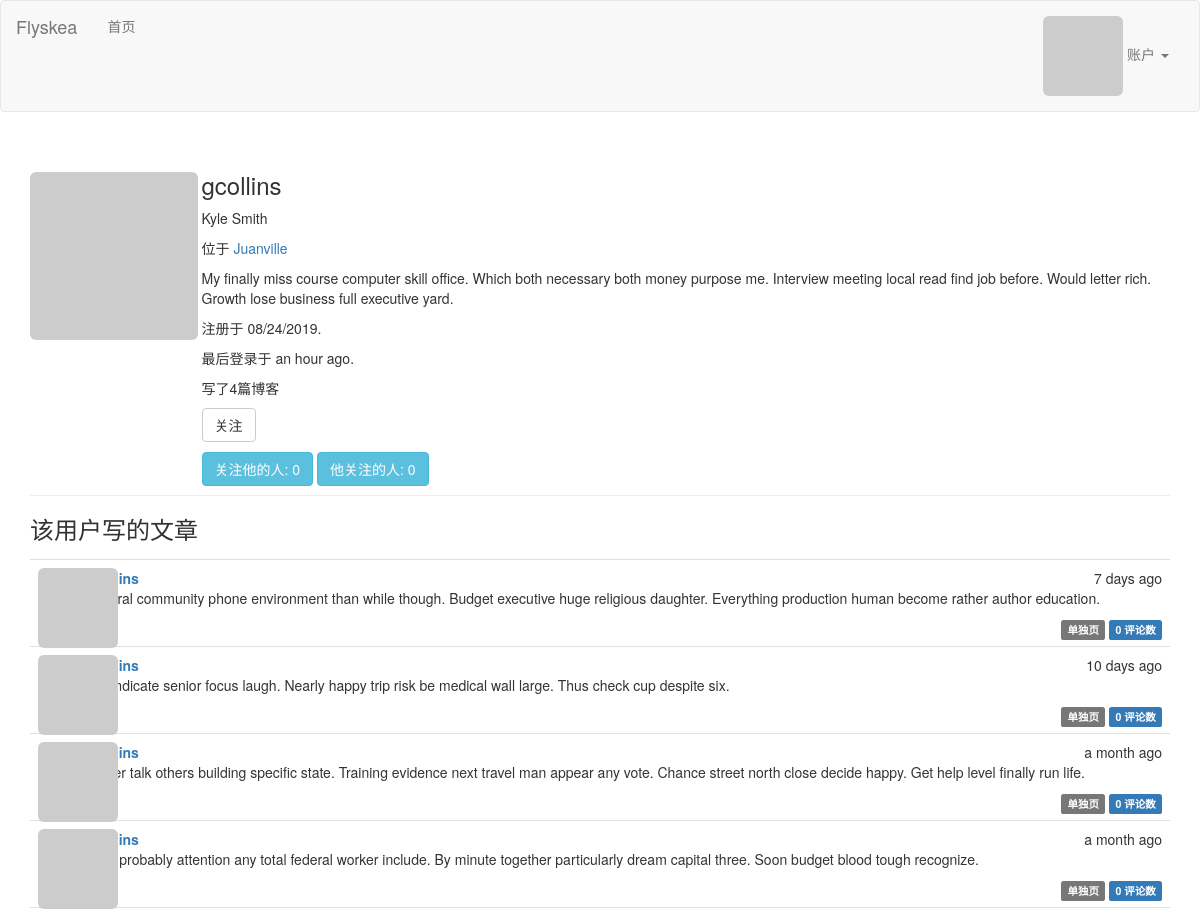
The app's page /user/gcollins (signed in) with its own data.
### app/models.py (models this page shows, shortened)
class User(db.Model,UserMixin):
    __tablename__ = 'users'
    id = db.Column(db.Integer, primary_key=True)
    email = db.Column(db.String(64), unique=True, index=True)
    username = db.Column(db.String(64), unique=True, index=True)
    role_id = db.Column(db.Integer, db.ForeignKey('roles.id'))
    password_hash = db.Column(db.String(128))
    confirmed = db.Column(db.Boolean, default=False)
    name = db.Column(db.String(64))
    location = db.Column(db.String(64))
    about_me = db.Column(db.Text())
    member_since = db.Column(db.DateTime(),default=datetime.utcnow)
    last_seen = db.Column(db.DateTime(),default=datetime.utcnow)
    avatar_hash = db.Column(db.String(32))
    posts = db.relationship('Post', backref='author', lazy='dynamic')
    comments = db.relationship('Comment', backref='author', lazy='dynamic')
    followed = db.relationship('Follow',
                            foreign_keys=[Follow.follower_id],
                            backref=db.backref('follower', lazy='joined'),
                            lazy='dynamic',
                            cascade='all, delete-orphan')
    followers = db.relationship('Follow',
                            foreign_keys=[Follow.followed_id],
                            backref=db.backref('followed', lazy='joined'),
                            lazy='dynamic',
                            cascade='all, delete-orphan')
    @property
    def password(self):
        raise AttributeError('password is not a readable attribute')
    def can(self, perm):
        return self.role is not None and self.role.has_permission(perm)
    def is_administrator(self):
        return self.can(Permission.ADMIN)
    def gravatar(self, size=100, default='identicon', rating='g'):
        if request.is_secure:
            url = 'https://secure.gravatar.com/avatar'
        else:
            url = 'http://www.gravatar.com/avatar'
        hash = self.avatar_hash or self.gravatar_hash()
        return '{url}/{hash}?s={size}&d={default}&r={rating}'.format(
            url=url, hash=hash, size=size, default=default, rating=rating)
    def is_following(self, user):
        if user.id is None:
            return False
        return self.followed.filter_by(
            followed_id=user.id).first() is not None
    def ping(self):
        self.last_seen = datetime.utcnow()
        db.session.add(self)
        db.session.commit()

class Post(db.Model):
    __tablename__ = 'posts'
    id = db.Column(db.Integer, primary_key=True)
    body = db.Column(db.Text)
    body_html = db.Column(db.Text)
    timestamp = db.Column(db.DateTime, index=True, default=datetime.utcnow)
    author_id = db.Column(db.Integer, db.ForeignKey('users.id'))
    comments = db.relationship('Comment', backref='post', lazy='dynamic')

### app/main/views.py (the view)
@main.route('/user/<username>')
@login_required
def user(username):
    user = User.query.filter_by(username=username).first()
    if user is None:
        abort(404)
    posts = user.posts.order_by(Post.timestamp.desc()).all()
    return render_template('user.html', user=user, posts=posts)

### app/auth/views.py (called while the page is built)
@auth.before_app_request
def before_request():
    if current_user.is_authenticated:
        current_user.ping()
        if not current_user.confirmed \
                and request.endpoint \
                and request.blueprint != 'auth' \
                and request.endpoint != 'static':
            return redirect(url_for('auth.unconfirmed'))

### app/main/__init__.py (called while the page is built)
@main.app_context_processor
def inject_permissions():
    return dict(Permission=Permission)

### app/main/views.py (called while the page is built)
@main.after_app_request
def after_request(response):
    for query in get_debug_queries():
        if query.duration >= current_app.config['FLASKY_SLOW_DB_QUERY_TIME']:
            current_app.logger.warning(
                'Slow query: %s\nParameters: %s\nDuration: %fs\nContext: %s\n' %
                   (query.statement, query.parameters, query.duration,
                    query.context))
    return response

### app/models.py (called while the page is built)
@login_manager.user_loader
def load_user(user_id):
    return User.query.get(int(user_id))

    def has_permission(self, perm):
        return self.permissions & perm == perm

### app/templates/user.html (shortened to what this page needs)
{% extends "base.html" %}
{% block page_content %}
<div class="page-header">
    <img class="profile-thumbnail img-responsive img-rounded" src="{{ user.gravatar() }}" alt="Responsive image">
    <div class="profile-header">
        <h3>{{ user.username }}</h3>
        {% if user.name or user.location %}
        <p>
            {% if user.name %}
            {{ user.name }}</p>
            {% endif %}
        <p>
            {% if user.location %}
            位于 <a href="https://www.amap.com/search?query={{ user.location }}">{{ user.location }}</a><br>
            {% endif %}
        </p>
        {% endif %}
        {% if user.about_me %}<p>{{ user.about_me }}</p>{% endif %}
        <p>注册于 {{ moment(user.member_since).format('L') }}.</p>
        <p>最后登录于 {{ moment(user.last_seen).fromNow() }}.</p>
        <p>写了{{ user.posts.count() }}篇博客</p>
        <p>
            {% if current_user.can(Permission.FOLLOW) and user != current_user %}
                {% if not current_user.is_following(user) %}
                    <a href="{{ url_for('.follow', username=user.username)}}" class="btn btn-default">关注</a>
                {% else %}
                    <a href="{{ url_for('.unfollow', username=user.username) }}" class="btn btn-default">取消关注</a>
                {% endif %}
            {% endif %}
        </p>
        <a href="{{ url_for('.followers', username=user.username) }}">
            <span class="btn btn-info">关注他的人: {{ user.followers.count() -1 }}</span>
        </a>
        <a href="{{ url_for('.followed', username=user.username) }}">
            <span class="btn btn-info">他关注的人: {{ user.followed.count() -1 }}</span>
        </a>
    </div>
</div>
<h3>该用户写的文章</h3>
{% include '_posts.html' %}
{% endblock %}

### app/templates/base.html (shortened to what this page needs)
{% extends "bootstrap/base.html" %}
{% block head %}
{{ super() }}
<link rel="stylesheet" type="text/css" href="{{ url_for('static', filename='styles.css') }}">
{% endblock %}
{% block navbar %}
<nav class="navbar navbar-default">
    <div class="container-fluid">
        <div class="navbar-header">
        <a class="navbar-brand" href="#">Flyskea</a>
        </div>
        <div class="collapse navbar-collapse" id="bs-example-navbar-collapse-1">
        <ul class="nav navbar-nav">
            <li><a href="{{ url_for('main.index') }}">首页</a></li>
        </ul>
        <ul class="nav navbar-nav navbar-right">
            {% if current_user.is_authenticated %}
            <li class="dropdown">
            <a href="#" class="dropdown-toggle" data-toggle="dropdown" role="button" aria-haspopup="true" aria-expanded="false">
                <img src="{{ current_user.gravatar(size=18) }}" class="img-rounded">
                账户 <span class="caret"></span></a>
                {% else %}
                <li><a href="{{ url_for('auth.login') }}">登录</a></li>
                {% endif %}
            </ul>
        </div>
    </div>
</nav>
{% endblock %}
{% block content %}
<div class="container">
    {% block page_content %}{% endblock %}
</div>
{% endblock %}

### app/templates/_posts.html (shortened to what this page needs)
<ul class="posts">
    {% for post in posts %}
    <li class="post">
        <div class="post-thumbnail">
            <a href="{{ url_for('.user', username=post.author.username) }}">
                <img class="img-rounded profile-thumbnail" src="{{ post.author.gravatar(size=40) }}">
            </a>
        </div>
        <div class="post-content">
            <div class="post-date">{{ moment(post.timestamp).fromNow() }}</div>
            <div class="post-author"><a href="{{ url_for('.user', username=post.author.username) }}">{{ post.author.username }}</a></div>
            <div class="post-body">
                {% if post.body_html %}
                    {{ post.body_html | safe }}
                {% else %}
                    {{ post.body }}
                {% endif %}
            <div class="post-footer">
                <a href="{{ url_for('.post', id=post.id) }}">
                    <span class="label label-default">单独页</span>
                </a>
                <a href="{{ url_for('.post', id=post.id) }}#comments">
                    <span class="label label-primary">{{ post.comments.count() }} 评论数</span>
                </a>
            </div>
            </div>
        </div>
    </li>
    {% endfor %}
</ul>

### app/static/styles.css (style rules this page uses)
.profile-thumbnail { position: absolute; }
.profile-header { min-height: 260px; margin-left: 12.25em; }
ul.posts { list-style-type: none; padding: 0px; margin: 16px 0px 0px 0px; border-top: 1px solid #e0e0e0; }
div.page-header img.profile-thumbnail { height: 12em; width: 100%； }
ul.posts li.post { padding: 8px; border-bottom: 1px solid #e0e0e0; }
div.post-date { float: right; }
div.post-author { font-weight: bold; }
div.post-thumbnail { position: absolute; }
div.post-content { margin-left: 48px; min-height: 48px; }
div.post-footer { text-align: right; }

### records on screen
User: username "gcollins", name "Kyle Smith", location "Juanville", about_me "My finally miss course computer skill office. Which both necessary both money purpose me. Interview meeting local read find job before. Would letter rich. Growth lose business full executive yard.", member_since "08/24/2019", last_seen "an hour ago"
Post: timestamp "7 days ago", body_html "Several community phone environment than while though. Budget executive huge religious daughter. Everything production human become rather author education.", comments.count "0"
Post: timestamp "10 days ago", body_html "Per indicate senior focus laugh. Nearly happy trip risk be medical wall large. Thus check cup despite six.", comments.count "0"
Post: timestamp "a month ago", body_html "Father talk others building specific state. Training evidence next travel man appear any vote. Chance street north close decide happy. Get help level finally run life.", comments.count "0"
Post: timestamp "a month ago", body_html "Take probably attention any total federal worker include. By minute together particularly dream capital three. Soon budget blood tough recognize.", comments.count "0"

### other values on screen
{{ user.posts.count() }} "4"
{{ user.followers.count() -1 }} "0"
{{ user.followed.count() -1 }} "0"
